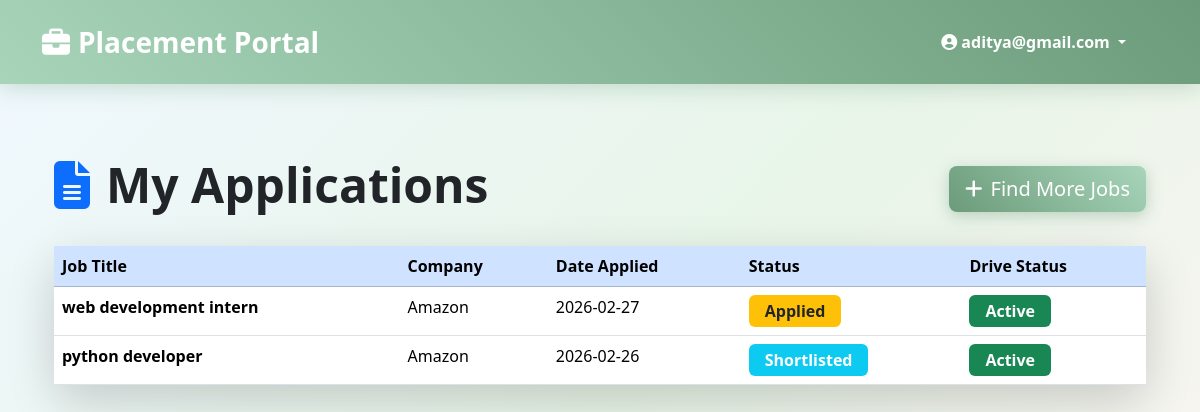
Screenshot of /student/applications (signed in) with the database file from the repository.
### tables this page shows
CREATE TABLE users (
    id INTEGER PRIMARY KEY AUTOINCREMENT,
    email TEXT UNIQUE NOT NULL,
    password_hash TEXT NOT NULL,
    role TEXT NOT NULL,          -- 'admin', 'student', 'company'
    is_active INTEGER NOT NULL DEFAULT 1,
    created_at TIMESTAMP DEFAULT CURRENT_TIMESTAMP
);

CREATE TABLE applications (
    id INTEGER PRIMARY KEY AUTOINCREMENT,
    student_id INTEGER NOT NULL,
    drive_id INTEGER NOT NULL,
    application_date TIMESTAMP DEFAULT CURRENT_TIMESTAMP,
    status TEXT NOT NULL DEFAULT 'applied', -- applied/shortlisted/selected/rejected
    UNIQUE (student_id, drive_id),          -- prevent multiple applications
    FOREIGN KEY (student_id) REFERENCES students (id),
    FOREIGN KEY (drive_id) REFERENCES placement_drives (id)
);

CREATE TABLE placement_drives (
    id INTEGER PRIMARY KEY AUTOINCREMENT,
    company_id INTEGER NOT NULL,
    job_title TEXT NOT NULL,
    job_description TEXT,
    eligibility_criteria TEXT,
    application_deadline DATE,
    status TEXT NOT NULL DEFAULT 'pending', -- pending/approved/closed
    created_at TIMESTAMP DEFAULT CURRENT_TIMESTAMP,
    FOREIGN KEY (company_id) REFERENCES companies (id)
);

CREATE TABLE companies (
    id INTEGER PRIMARY KEY,      -- also FK to users.id
    company_name TEXT NOT NULL,
    hr_name TEXT,
    hr_email TEXT,
    phone TEXT,
    website TEXT,
    approval_status TEXT NOT NULL DEFAULT 'pending', -- pending/approved/rejected/blacklisted
    FOREIGN KEY (id) REFERENCES users (id)
);

### app.py (the view)
@app.route('/student/applications')
@login_required
def stud_applications():
    if current_user.role != 'student':
        return redirect(url_for('login_user'))
    db = get_database()
    applications = db.execute("""
        SELECT
            a.*,
            d.job_title,
            d.status AS drive_status,
            d.application_deadline AS deadline,
            c.company_name
        FROM applications a
        JOIN placement_drives d ON a.drive_id = d.id
        JOIN companies c ON d.company_id = c.id
        WHERE a.student_id = ?
        ORDER BY a.application_date DESC
    """, (current_user.id,)).fetchall()
    return render_template('student/my_applications.html', applications=applications)

### app.py (called while the page is built)
@login_user_manager.user_loader
def get_user_by_id(user_id):
    db = get_database()
    user = db.execute('SELECT * FROM users WHERE id = ?', (user_id,)).fetchone()
    if user:
        return User(user['id'], user['email'], user['role'], user['is_active'] == 1)
    return None

def get_database():
    if 'db' not in g:
        g.db = sqlite3.connect(app.config['DATABASE'])
        g.db.row_factory = sqlite3.Row
    return g.db

@app.teardown_appcontext
def close_database(e=None):
    db = g.pop('db', None)
    if db is not None:
        db.close()

    @property
    def is_active(self):
        return self._is_active

### templates/student/my_applications.html (shortened to what this page needs)
{% extends "base.html" %}
{% block content %}
<div class="container-fluid py-4">
    <div class="row">
        <div class="col-12">
            <div class="d-flex justify-content-between align-items-center mb-4">
                <h1 class="display-5 fw-bold">
                    <i class="fas fa-file-alt me-3 text-primary"></i>My Applications
                </h1>
                <a href="{{ url_for('jobs_list') }}" class="btn btn-primary btn-lg">
                    <i class="fas fa-plus me-2"></i>Find More Jobs
                </a>
            </div>
        </div>
    </div>
    <div class="card shadow-lg">
        <div class="card-body p-0">
            {% if applications %}
            <div class="table-responsive">
                <table class="table table-hover mb-0">
                    <thead class="table-primary">
                        <tr>
                            <th>Job Title</th>
                            <th>Company</th>
                            <th>Date Applied</th>
                            <th>Status</th>
                            <th>Drive Status</th>
                        </tr>
                    </thead>
                    <tbody>
                        {% for app in applications %}
                        <tr>
                            <td>
                                <strong>{{ app.job_title }}</strong>
                            </td>
                            <td>{{ app.company_name }}</td>
                            <td>{{ app.application_date[:10] }}</td>
                            <td>
                                {% if app.status == 'applied' %}
                                    <span class="badge bg-warning text-dark fs-6 px-3 py-2">Applied</span>
                                {% elif app.status == 'shortlisted' %}
                                    <span class="badge bg-info fs-6 px-3 py-2">Shortlisted</span>
                                {% elif app.status == 'selected' %}
                                    <span class="badge bg-success fs-6 px-3 py-2">Selected</span>
                                {% else %}
                                    <span class="badge bg-danger fs-6 px-3 py-2">{{ app.status|title }}</span>
                                {% endif %}
                            </td>
                            <td>
                                {% if app.drive_status == 'approved' %}
                                    <span class="badge bg-success fs-6 px-3 py-2">Active</span>
                                {% elif app.drive_status == 'pending' %}
                                    <span class="badge bg-warning text-dark fs-6 px-3 py-2">Pending Approval</span>
                                {% else %}
                                    <span class="badge bg-secondary fs-6 px-3 py-2">{{ app.drive_status|title }}</span>
                                {% endif %}
                            </td>
                        </tr>
                        {% endfor %}
                    </tbody>
                </table>
            </div>
            {% endif %}
        </div>
    </div>
</div>
{% endblock %}

### templates/base.html (shortened to what this page needs)
<!DOCTYPE html>
<html lang="en">
<head>
    <link href="https://cdn.jsdelivr.net/npm/bootstrap@5.3.2/dist/css/bootstrap.min.css" rel="stylesheet">
    <link href="https://cdnjs.cloudflare.com/ajax/libs/font-awesome/6.4.0/css/all.min.css" rel="stylesheet">
</head>
<body>
    <nav class="navbar navbar-expand-lg navbar-dark py-3">
        <div class="container">
            <a class="navbar-brand fw-bold fs-3" href="{{ url_for('home') }}">
                <i class="fas fa-briefcase me-2"></i>Placement Portal
            </a>
            <div class="navbar-nav ms-auto align-items-center">
                {% if current_user.is_authenticated %}
                    <div class="nav-item dropdown">
                        <a class="nav-link dropdown-toggle text-white fw-semibold px-3 py-2 rounded-pill me-3" href="#" role="button" data-bs-toggle="dropdown">
                            <i class="fas fa-user-circle me-1"></i>{{ current_user.email }}
                        </a>
                    </div>
                {% else %}
                    <a href="{{ url_for('login_user') }}" class="btn btn-outline-light btn-sm px-4 rounded-pill">
                        <i class="fas fa-sign-in-alt me-2"></i>login_user
                    </a>
                {% endif %}
            </div>
        </div>
    </nav>
    <div class="container my-5">
        {% block content %}{% endblock %}
    </div>
</body>
</html>

### templates/base.html (style rules this page uses)
:root { --pastel-bg: linear-gradient(135deg, #f0f8ff 0%, #e8f5e8 50%, #fff5f5 100%); --primary-pastel: #a8d5ba; --primary-dark: #6b9b7a; --secondary-pastel: #ffd5c2; --secondary-dark: #f4a88a; --accent-pastel: #c2d6ff; --accent-dark: #8aa8e6; --success-pastel: #d4f4dd; --danger-pastel: #ffd4d4; }
body { background: var(--pastel-bg); min-height: 100vh; font-family: 'Segoe UI', Tahoma, Geneva, Verdana, sans-serif; }
.navbar { background: linear-gradient(45deg, var(--primary-pastel), var(--primary-dark)) !important; box-shadow: 0 4px 20px rgba(107,155,122,0.3); -webkit-backdrop-filter: blur(10px); backdrop-filter: blur(10px); }
.btn-primary { background: linear-gradient(45deg, var(--primary-dark), var(--primary-pastel)); border: none; transition: all 0.3s ease; box-shadow: 0 4px 15px rgba(107,155,122,0.4); }
.card { border: none; border-radius: 20px; box-shadow: 0 10px 40px rgba(0,0,0,0.1); transition: all 0.3s ease; background: rgba(255,255,255,0.95); -webkit-backdrop-filter: blur(10px); backdrop-filter: blur(10px); }

### rows the page displays
users: email "aditya@gmail.com"
applications: job_title "web development intern", company_name "Amazon", application_date "2026-02-27", status "Applied"
applications: job_title "python developer", company_name "Amazon", application_date "2026-02-26", status "Shortlisted"
